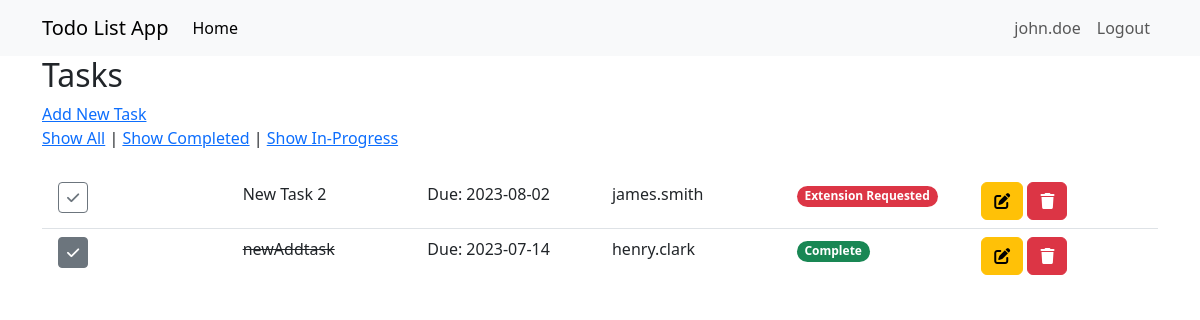
Before: / (signed in) with the older database file.
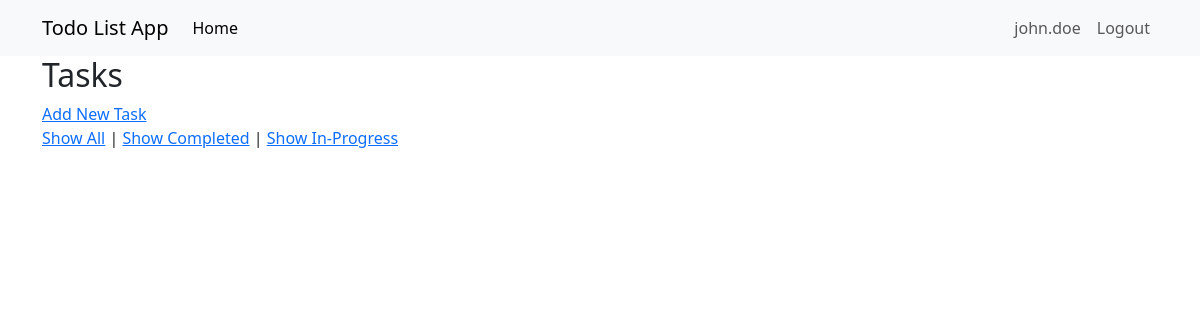
After: the same page with the newer database file.
### loginapp.py (models this page shows, shortened)
class Users(UserMixin, db.Model):
    id = db.Column(db.Integer, primary_key=True)
    username = db.Column(db.String(250), unique=True, nullable=False)
    password = db.Column(db.String(250), nullable=False)
    designation = db.Column(db.String(250), nullable=False)
    department = db.Column(db.Integer)
    tasks = db.relationship("Task", backref="users", lazy=True)

class Task(db.Model):
    task_no = db.Column(db.Integer, primary_key=True)
    task = db.Column(db.String(120), nullable=False)
    created_date = db.Column(db.DateTime, default=datetime.now(), nullable=False)
    due_date = db.Column(db.DateTime)
    status = db.Column(db.String, default="In-Progress", nullable=False)
    created_by = db.Column(db.Integer, nullable=False)
    assigned_to = db.Column(db.Integer, db.ForeignKey("users.id"), nullable=False)

### loginapp.py (the view, shortened to what this page needs)
@app.route("/")
def home():
    if current_user.is_authenticated:
        if current_user.designation == "Admin":
            users = Users.query.all()
            return render_template("home.html", users=users, departments=departments)
        if current_user.designation == "Manager":
            tasks = Task.query.filter_by(created_by=current_user.id)
            users = Users.query.all()
            assigned_users = []
            for i in tasks:
                for j in users:
                    if i.assigned_to == j.id:
                        assigned_users.append(j.username)
                        break
            return render_template("home.html", tasks=tasks, users=assigned_users)
    return render_template("home.html")

### loginapp.py (called while the page is built)
@login_manager.user_loader
def loader_user(user_id):
    return Users.query.get(user_id)

### templates/home.html (shortened to what this page needs)
{% extends "base.html" %}
{% block content %}
{% if current_user.is_authenticated %}
{% if current_user.designation == "Manager" %}
<h2>Tasks</h2>
<a href="/add">Add New Task</a>
<div class="d-flex justify-content-between">
    <div>
        <a href="?view=all">Show All</a> | <a href="?view=completed">Show Completed</a> | <a
            href="?view=in_progress">Show In-Progress</a>
    </div>
</div>
<br>
<ul class="list-group list-group-flush">
    {% for task in tasks %}
    <li class="list-group-item">
        <div class="row">
            <div class="col-md-2">
                {% if task.status == "Complete" %}
                <a href="/toggle_status/{{task.task_no}}" class="btn btn-secondary btn-sm">
                    <i class="fa fa-check" aria-hidden="true"></i>
                </a>
                {% else %}
                <a href="/toggle_status/{{task.task_no}}" class="btn btn-outline-secondary  btn-sm">
                    <i class="fa fa-check" aria-hidden="true"></i>
                </a>
                {% endif %}
            </div>
            <div class="col-md-2">
                {% if task.status == "Complete" %}
                <s>{{task.task}}</s>
                {% else %}
                {{task.task}}
                {% endif %}
            </div>
            <div class="col-md-2">Due: {{task.due_date.date()}}</div>
            <div class="col-md-2">{{users[loop.index0]}} </div>
            <div class="col-md-2">
                {% if task.status == "Complete" %}
                <span class="badge bg-success rounded-pill">{{task.status}}</span>
                {% elif task.status == "In-Progress" %}
                <span class="badge bg-warning rounded-pill">{{task.status}}</span>
                {% else %}
                <span class="badge bg-danger rounded-pill">{{task.status}}</span>
                {% endif %}
            </div>
            <div class="col-md-2">
                <a href="/edit/{{task.task_no}}" class="btn btn-warning">
                    <i class="fa fa-edit" aria-hidden="true"></i>
                </a>
                <a href="/delete/{{task.task_no}}" class="btn btn-danger">
                    <i class="fa fa-trash" aria-hidden="true"></i>
                </a>
            </div>
        </div>
    </li>
    {% endfor %}
</ul>
{% endif %}
{% else %}
<h1>Welcome to Todo List App</h1>
<p>Please log in</p>
{% endif %}
{% endblock %}

### templates/base.html (shortened to what this page needs)
<!DOCTYPE html>
<html lang="en">
<head>
    <link rel="stylesheet" href="https://cdnjs.cloudflare.com/ajax/libs/font-awesome/6.4.0/css/all.min.css"
 />
    <link href="https://cdn.jsdelivr.net/npm/bootstrap@5.3.0/dist/css/bootstrap.min.css" rel="stylesheet"
>
</head>
<body>
    <nav class="navbar navbar-expand-lg bg-body-tertiary">
        <div class="container">
            <a class="navbar-brand" href="#">Todo List App</a>
            <div class="collapse navbar-collapse" id="navbarNav">
                <ul class="navbar-nav">
                    <li class="nav-item">
                        <a class="nav-link active" aria-current="page" href="/">Home</a>
                    </li>
                </ul>
            </div>
            <ul class="navbar-nav">
                {% if current_user.is_authenticated %}
                <li class="nav-item">
                    <a class="nav-link u" href="" disabled>{{current_user.username}}</a>
                </li>
                <li class="nav-item">
                    <a class="nav-link" href="/logout">Logout</a>
                </li>
                {% else %}
                <li class="nav-item">
                    <a class="nav-link" href="/login">Login</a>
                </li>
                {% endif %}
            </ul>
        </div>
    </nav>
    <div class="container">
        {% block content %}
        {% endblock %}
    </div>
</body>
</html>

Changed rows visible on the page:
removed Task: task "New Task 2", due_date "2023-08-02", status "Extension Requested"
no longer on this page (row edited): Users: username "james.smith"
removed Task: task "newAddtask", due_date "2023-07-14", status "Complete"
no longer on this page (row edited): Users: username "henry.clark"
